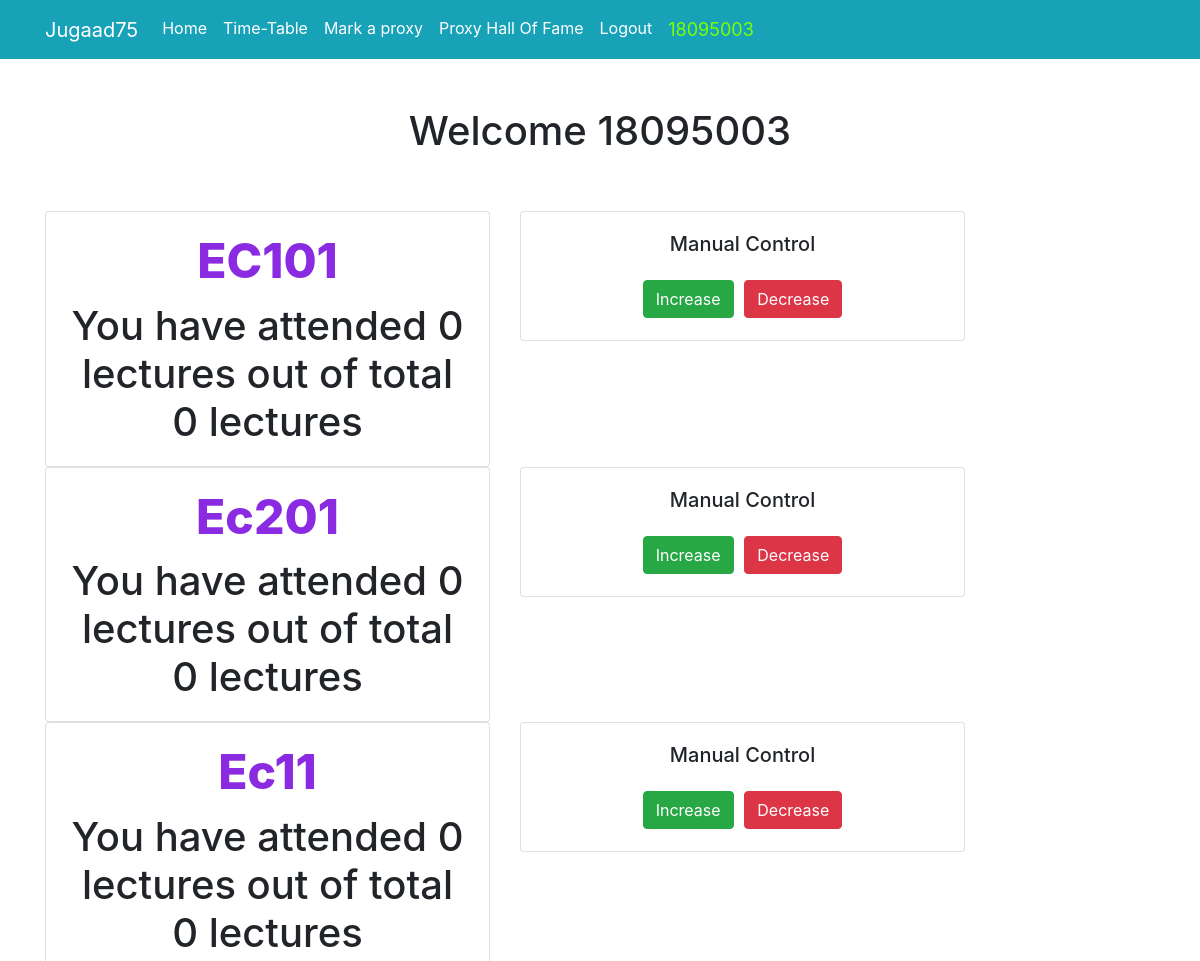
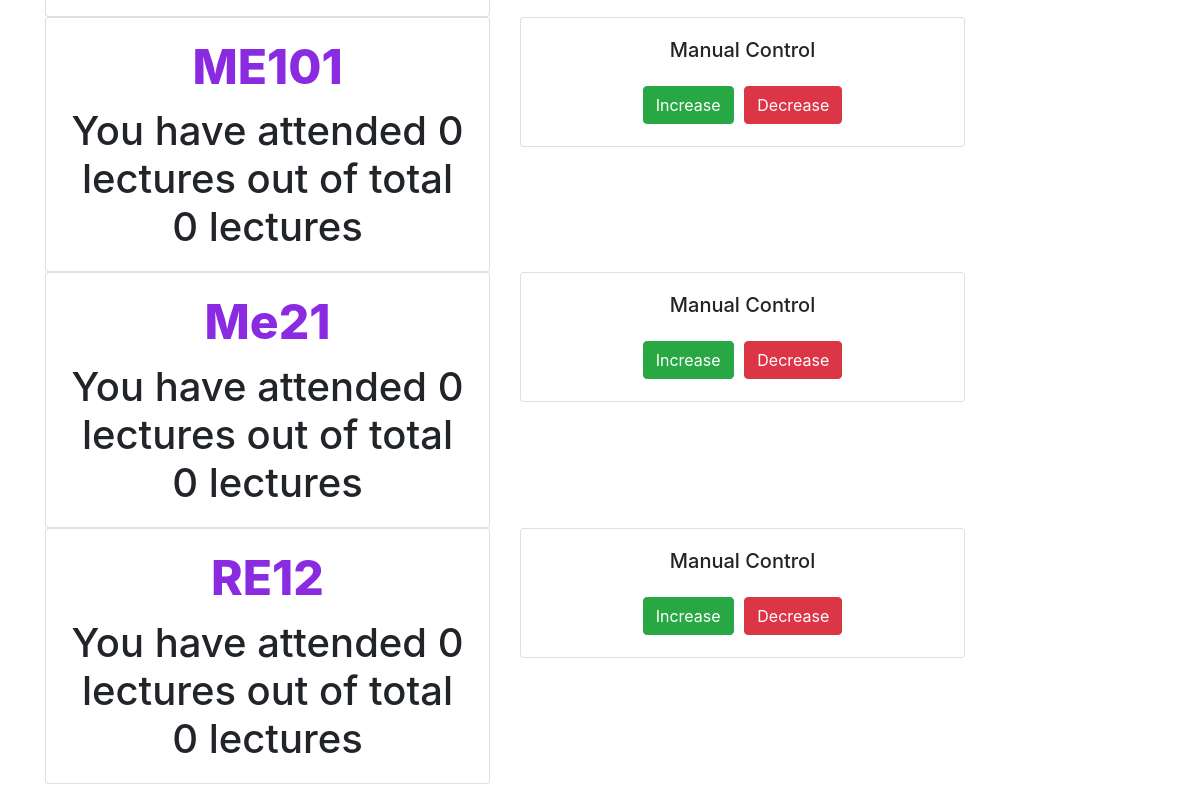
Screenshot of / (signed in) with the database file from the repository (2 pictures, top to bottom).
### tracker/models.py (models this page shows, shortened)
class lecture_copy(models.Model):
    student = models.ForeignKey(User, on_delete=models.CASCADE)
    lecture_name = models.CharField(max_length=100, default="None")
    lecture_count = models.IntegerField(default=0)
    tot_lecture_count = models.IntegerField(default=0)

### tracker/views.py (the view, shortened to what this page needs)
# urls.py: 2. Add a URL to urlpatterns:  path('', views.home, name='home')
def home(request):
    curr_slot = getSlot()
    if request.user.is_authenticated:
        context = {
            'attendances' : lecture_copy.objects.filter(student=request.user)
        }
    else:
        context = {
        }
    return render(request,'tracker/home.html',context)

### tracker/views.py (called while the page is built)
def getSlot():
    x = datetime.datetime.now()
    if x.hour>9 and x.hour<10:
        return 1
    elif x.hour>10 and x.hour<11:
        return 2
    elif x.hour>11 and x.hour<12:
        return 3
    return 4

### tracker/templates/tracker/home.html (shortened to what this page needs)
{% extends "tracker/base.html" %}
{% block content %}
<center>
<br>
<br>
 <h1> Welcome {{user.username}} <h1>
<br>
{% if user.is_authenticated %}
{% for attd in attendances %}
  <div class="row">
    <div class="col-sm-5">
      <div class="card">
        <div class="card-body">
          <h5 class="card-title" style="color:blueviolet ; font-weight: 800; font-size: larger; " > {{attd.lecture_name}} </h5>
          <p class="card-text"> You have attended {{attd.lecture_count}} lectures out of total {{attd.tot_lecture_count}} lectures </p>
        </div>
      </div>
    </div>
    <div class="col-sm-5">
      <div class="card">
        <div class="card-body">
          <h5 class="card-title">Manual Control</h5>
          <a href="#" class="btn btn-success"> Increase </a>
          <a href="#" class="btn btn-danger"> Decrease </a>
        </div>
      </div>
    </div>
  </div>
{% endfor %}
{%endif%}
</center>
{% endblock %}

### tracker/templates/tracker/base.html (shortened to what this page needs)
{% load static %}
<!doctype html>
<html lang="en">
<head>
    <link rel="stylesheet" href="https://stackpath.bootstrapcdn.com/bootstrap/4.4.1/css/bootstrap.min.css">
</head>
<body>
<nav class="navbar navbar-expand-lg navbar-dark bg-info">
    <div class="container">
      <a class="navbar-brand"  href="{% url 'home' %}" >Jugaad75</a>
      <div class="collapse navbar-collapse" id="navbarNav">
        <ul class="navbar-nav">
          <li class="nav-item active">
            <a class="nav-link" href="{% url 'home' %}" >Home </a>
          </li>
          <li class="nav-item active">
            <a class="nav-link" href="{% url 'addLecture' %}">Time-Table </span></a>
          </li>
          <li class="nav-item active">
            <a class="nav-link" href="{% url 'markProxy' %}">Mark a proxy</a>
          </li>
           <li class="nav-item active">
            <a class="nav-link" href="{% url 'hallOfFame' %}" >Proxy Hall Of Fame</a>
          </li>
      {% if user.is_authenticated %}
          <li class="nav-item active">
              <a href="#" onclick="$('#signOutBtn').click()" class="nav-link" >Logout</a>
          </li>
          <li class="nav-item ">
            <a class="nav-link disabled" href="#" style="color: chartreuse; font-size: large; " >{{user.username}}</a>
          </li>
      {% endif %}
        </ul>
      </div>
    </div>
  </nav>
<div class="container">
{% block content %}{% endblock %}
</div>
</body>
</html>

### rows the page displays
lecture_copy: lecture_name "EC101", lecture_count "0", tot_lecture_count "0"
lecture_copy: lecture_name "Ec201", lecture_count "0", tot_lecture_count "0"
lecture_copy: lecture_name "Ec11", lecture_count "0", tot_lecture_count "0"
lecture_copy: lecture_name "ME101", lecture_count "0", tot_lecture_count "0"
lecture_copy: lecture_name "Me21", lecture_count "0", tot_lecture_count "0"
lecture_copy: lecture_name "RE12", lecture_count "0", tot_lecture_count "0"

### other values shown
{{ user.username }} "18095003"
